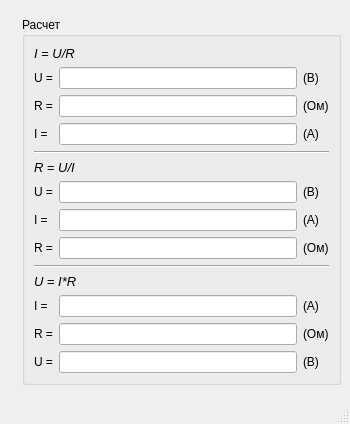
<?xml version="1.0" encoding="UTF-8"?>
<ui version="4.0">
 <class>Ohms_law</class>
 <widget class="QMainWindow" name="Ohms_law">
  <property name="geometry">
   <rect>
    <x>0</x>
    <y>0</y>
    <width>350</width>
    <height>424</height>
   </rect>
  </property>
  <property name="windowTitle">
   <string>Ohm's law Calculator</string>
  </property>
  <property name="windowIcon">
   <iconset resource="../resources/images.qrc">
    <normaloff>:/app9.png</normaloff>:/app9.png</iconset>
  </property>
  <widget class="QWidget" name="centralwidget">
   <layout class="QVBoxLayout" name="verticalLayout_2">
    <item>
     <spacer name="verticalSpacer_2">
      <property name="orientation">
       <enum>Qt::Vertical</enum>
      </property>
      <property name="sizeHint" stdset="0">
       <size>
        <width>20</width>
        <height>40</height>
       </size>
      </property>
     </spacer>
    </item>
    <item>
     <layout class="QHBoxLayout" name="horizontalLayout">
      <item>
       <widget class="QLabel" name="label">
        <property name="text">
         <string/>
        </property>
        <property name="pixmap">
         <pixmap resource="../resources/images.qrc">:/ohms.png</pixmap>
        </property>
       </widget>
      </item>
      <item>
       <widget class="QGroupBox" name="groupBox">
        <property name="title">
         <string>Расчет</string>
        </property>
        <layout class="QVBoxLayout" name="verticalLayout">
         <item>
          <layout class="QGridLayout" name="gridLayout">
           <item row="0" column="0" colspan="2">
            <widget class="QLabel" name="label_2">
             <property name="font">
              <font>
               <pointsize>10</pointsize>
               <weight>50</weight>
               <italic>true</italic>
               <bold>false</bold>
               <kerning>true</kerning>
              </font>
             </property>
             <property name="text">
              <string>I = U/R</string>
             </property>
            </widget>
           </item>
           <item row="1" column="0">
            <widget class="QLabel" name="label_3">
             <property name="text">
              <string>U =</string>
             </property>
            </widget>
           </item>
           <item row="1" column="1">
            <widget class="QLineEdit" name="lineEdit_U1"/>
           </item>
           <item row="1" column="2">
            <widget class="QLabel" name="label_14">
             <property name="text">
              <string>(В)</string>
             </property>
            </widget>
           </item>
           <item row="2" column="0">
            <widget class="QLabel" name="label_4">
             <property name="text">
              <string>R =</string>
             </property>
            </widget>
           </item>
           <item row="2" column="1">
            <widget class="QLineEdit" name="lineEdit_R1"/>
           </item>
           <item row="2" column="2">
            <widget class="QLabel" name="label_15">
             <property name="text">
              <string>(Ом)</string>
             </property>
            </widget>
           </item>
           <item row="3" column="0">
            <widget class="QLabel" name="label_5">
             <property name="text">
              <string>I =</string>
             </property>
            </widget>
           </item>
           <item row="3" column="1">
            <widget class="QLineEdit" name="lineEdit_I1"/>
           </item>
           <item row="3" column="2">
            <widget class="QLabel" name="label_16">
             <property name="text">
              <string>(А)</string>
             </property>
            </widget>
           </item>
          </layout>
         </item>
         <item>
          <widget class="Line" name="line_2">
           <property name="orientation">
            <enum>Qt::Horizontal</enum>
           </property>
          </widget>
         </item>
         <item>
          <layout class="QGridLayout" name="gridLayout_2">
           <item row="0" column="0" colspan="2">
            <widget class="QLabel" name="label_9">
             <property name="font">
              <font>
               <pointsize>10</pointsize>
               <weight>50</weight>
               <italic>true</italic>
               <bold>false</bold>
               <kerning>true</kerning>
              </font>
             </property>
             <property name="text">
              <string>R = U/I</string>
             </property>
            </widget>
           </item>
           <item row="1" column="0">
            <widget class="QLabel" name="label_7">
             <property name="text">
              <string>U =</string>
             </property>
            </widget>
           </item>
           <item row="1" column="1">
            <widget class="QLineEdit" name="lineEdit_U2"/>
           </item>
           <item row="1" column="2">
            <widget class="QLabel" name="label_17">
             <property name="text">
              <string>(В)</string>
             </property>
            </widget>
           </item>
           <item row="2" column="0">
            <widget class="QLabel" name="label_8">
             <property name="text">
              <string>I =</string>
             </property>
            </widget>
           </item>
           <item row="2" column="1">
            <widget class="QLineEdit" name="lineEdit_I2"/>
           </item>
           <item row="2" column="2">
            <widget class="QLabel" name="label_19">
             <property name="text">
              <string>(А)</string>
             </property>
            </widget>
           </item>
           <item row="3" column="0">
            <widget class="QLabel" name="label_6">
             <property name="text">
              <string>R =</string>
             </property>
            </widget>
           </item>
           <item row="3" column="1">
            <widget class="QLineEdit" name="lineEdit_R2"/>
           </item>
           <item row="3" column="2">
            <widget class="QLabel" name="label_18">
             <property name="text">
              <string>(Ом)</string>
             </property>
            </widget>
           </item>
          </layout>
         </item>
         <item>
          <widget class="Line" name="line_3">
           <property name="orientation">
            <enum>Qt::Horizontal</enum>
           </property>
          </widget>
         </item>
         <item>
          <layout class="QGridLayout" name="gridLayout_3">
           <item row="0" column="0" colspan="2">
            <widget class="QLabel" name="label_13">
             <property name="font">
              <font>
               <pointsize>10</pointsize>
               <weight>50</weight>
               <italic>true</italic>
               <bold>false</bold>
               <kerning>true</kerning>
              </font>
             </property>
             <property name="text">
              <string>U = I*R</string>
             </property>
            </widget>
           </item>
           <item row="1" column="0">
            <widget class="QLabel" name="label_11">
             <property name="text">
              <string>I =</string>
             </property>
            </widget>
           </item>
           <item row="1" column="1">
            <widget class="QLineEdit" name="lineEdit_I3"/>
           </item>
           <item row="1" column="2">
            <widget class="QLabel" name="label_21">
             <property name="text">
              <string>(А)</string>
             </property>
            </widget>
           </item>
           <item row="2" column="0">
            <widget class="QLabel" name="label_12">
             <property name="text">
              <string>R =</string>
             </property>
            </widget>
           </item>
           <item row="2" column="1">
            <widget class="QLineEdit" name="lineEdit_R3"/>
           </item>
           <item row="2" column="2">
            <widget class="QLabel" name="label_20">
             <property name="text">
              <string>(Ом)</string>
             </property>
            </widget>
           </item>
           <item row="3" column="0">
            <widget class="QLabel" name="label_10">
             <property name="text">
              <string>U =</string>
             </property>
            </widget>
           </item>
           <item row="3" column="1">
            <widget class="QLineEdit" name="lineEdit_U3"/>
           </item>
           <item row="3" column="2">
            <widget class="QLabel" name="label_22">
             <property name="text">
              <string>(В)</string>
             </property>
            </widget>
           </item>
          </layout>
         </item>
        </layout>
       </widget>
      </item>
     </layout>
    </item>
    <item>
     <spacer name="verticalSpacer">
      <property name="orientation">
       <enum>Qt::Vertical</enum>
      </property>
      <property name="sizeHint" stdset="0">
       <size>
        <width>20</width>
        <height>40</height>
       </size>
      </property>
     </spacer>
    </item>
   </layout>
  </widget>
  <widget class="QMenuBar" name="menubar">
   <property name="geometry">
    <rect>
     <x>0</x>
     <y>0</y>
     <width>350</width>
     <height>21</height>
    </rect>
   </property>
  </widget>
  <widget class="QStatusBar" name="statusbar"/>
 </widget>
 <resources>
  <include location="../resources/images.qrc"/>
 </resources>
 <connections/>
</ui>
